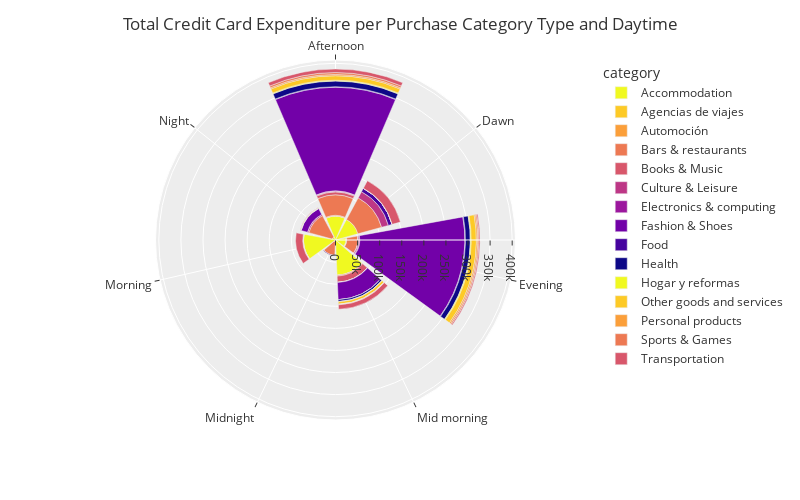

Write notebook code for a chart like this one.
### Code cell
import plotly.express as px
import pandas as pd

fig= px.bar_polar(df10, r="sum_amount", theta = "daytime",
                 color = "category", template = "ggplot2",
                 color_discrete_sequence = px.colors.sequential.Plasma_r)
fig.update_layout(
    title='Total Credit Card Expenditure per Purchase Category Type and Daytime',
    font_size=12,
    legend_font_size=12,
    width=800, 
    height=500
)
fig.show()

### Figure 1 — Plotly figure (JSON) as saved in the notebook; plotly's stock layout.template omitted (floating-point values rounded to 4 significant figures)
{"data": [{"hovertemplate": "category=Accommodation<br>sum_amount=%{r}<br>daytime=%{theta}<extra></extra>", "legendgroup": "Accommodation", "marker": {"color": "#f0f921", "pattern": {"shape": ""}}, "name": "Accommodation", "r": [53980.0, 52540.0, 24030.0, 79900.0, 3987.0, 72530.0, 7773.0], "showlegend": true, "subplot": "polar", "theta": ["Afternoon", "Dawn", "Evening", "Mid morning", "Midnight", "Morning", "Night"], "type": "barpolar"}, {"hovertemplate": "category=Agencias de viajes<br>sum_amount=%{r}<br>daytime=%{theta}<extra></extra>", "legendgroup": "Agencias de viajes", "marker": {"color": "#fdca26", "pattern": {"shape": ""}}, "name": "Agencias de viajes", "r": [117.1, 1362.0, 37.41], "showlegend": true, "subplot": "polar", "theta": ["Afternoon", "Evening", "Mid morning"], "type": "barpolar"}, {"hovertemplate": "category=Automoción<br>sum_amount=%{r}<br>daytime=%{theta}<extra></extra>", "legendgroup": "Automoción", "marker": {"color": "#fb9f3a", "pattern": {"shape": ""}}, "name": "Automoción", "r": [1696.0, 119.6], "showlegend": true, "subplot": "polar", "theta": ["Afternoon", "Evening"], "type": "barpolar"}, {"hovertemplate": "category=Bars & restaurants<br>sum_amount=%{r}<br>daytime=%{theta}<extra></extra>", "legendgroup": "Bars & restaurants", "marker": {"color": "#ed7953", "pattern": {"shape": ""}}, "name": "Bars & restaurants", "r": [46230.0, 55750.0, 25040.0, 2035.0, 30980.0, 408.1, 54930.0], "showlegend": true, "subplot": "polar", "theta": ["Afternoon", "Dawn", "Evening", "Mid morning", "Midnight", "Morning", "Night"], "type": "barpolar"}, {"hovertemplate": "category=Books & Music<br>sum_amount=%{r}<br>daytime=%{theta}<extra></extra>", "legendgroup": "Books & Music", "marker": {"color": "#d8576b", "pattern": {"shape": ""}}, "name": "Books & Music", "r": [6537.0, 674.5, 13840.0], "showlegend": true, "subplot": "polar", "theta": ["Afternoon", "Evening", "Mid morning"], "type": "barpolar"}, {"hovertemplate": "category=Culture & Leisure<br>sum_amount=%{r}<br>daytime=%{theta}<extra></extra>", "legendgroup": "Culture & Leisure", "marker": {"color": "#bd3786", "pattern": {"shape": ""}}, "name": "Culture & Leisure", "r": [1667.0, 15940.0, 2399.0, 259.7, 504.5, 3102.0], "showlegend": true, "subplot": "polar", "theta": ["Afternoon", "Dawn", "Evening", "Mid morning", "Midnight", "Night"], "type": "barpolar"}, {"hovertemplate": "category=Electronics & computing<br>sum_amount=%{r}<br>daytime=%{theta}<extra></extra>", "legendgroup": "Electronics & computing", "marker": {"color": "#9c179e", "pattern": {"shape": ""}}, "name": "Electronics & computing", "r": [770.9, 1315.0, 329.9, 47.97], "showlegend": true, "subplot": "polar", "theta": ["Afternoon", "Evening", "Mid morning", "Night"], "type": "barpolar"}, {"hovertemplate": "category=Fashion & Shoes<br>sum_amount=%{r}<br>daytime=%{theta}<extra></extra>", "legendgroup": "Fashion & Shoes", "marker": {"color": "#7201a8", "pattern": {"shape": ""}}, "name": "Fashion & Shoes", "r": [234900.0, 238100.0, 38890.0, 14830.0], "showlegend": true, "subplot": "polar", "theta": ["Afternoon", "Evening", "Mid morning", "Night"], "type": "barpolar"}, {"hovertemplate": "category=Food<br>sum_amount=%{r}<br>daytime=%{theta}<extra></extra>", "legendgroup": "Food", "marker": {"color": "#46039f", "pattern": {"shape": ""}}, "name": "Food", "r": [1092.0, 8771.0, 1190.0, 181, 1721.0, 668.6], "showlegend": true, "subplot": "polar", "theta": ["Afternoon", "Dawn", "Evening", "Mid morning", "Midnight", "Night"], "type": "barpolar"}, {"hovertemplate": "category=Health<br>sum_amount=%{r}<br>daytime=%{theta}<extra></extra>", "legendgroup": "Health", "marker": {"color": "#0d0887", "pattern": {"shape": ""}}, "name": "Health", "r": [12840.0, 8.74, 10990.0, 3950.0, 18.7, 477.3], "showlegend": true, "subplot": "polar", "theta": ["Afternoon", "Dawn", "Evening", "Mid morning", "Morning", "Night"], "type": "barpolar"}, {"hovertemplate": "category=Hogar y reformas<br>sum_amount=%{r}<br>daytime=%{theta}<extra></extra>", "legendgroup": "Hogar y reformas", "marker": {"color": "#f0f921", "pattern": {"shape": ""}}, "name": "Hogar y reformas", "r": [1976.0, 2019.0, 734.6, 190.4], "showlegend": true, "subplot": "polar", "theta": ["Afternoon", "Evening", "Mid morning", "Night"], "type": "barpolar"}, {"hovertemplate": "category=Other goods and services<br>sum_amount=%{r}<br>daytime=%{theta}<extra></extra>", "legendgroup": "Other goods and services", "marker": {"color": "#fdca26", "pattern": {"shape": ""}}, "name": "Other goods and services", "r": [10120.0, 157.5, 11805, 5366.0, 516.6, 858.8, 738.9], "showlegend": true, "subplot": "polar", "theta": ["Afternoon", "Dawn", "Evening", "Mid morning", "Midnight", "Morning", "Night"], "type": "barpolar"}, {"hovertemplate": "category=Personal products<br>sum_amount=%{r}<br>daytime=%{theta}<extra></extra>", "legendgroup": "Personal products", "marker": {"color": "#fb9f3a", "pattern": {"shape": ""}}, "name": "Personal products", "r": [2886.0, 16, 3180.0, 496.5, 32, 213.5, 300.2], "showlegend": true, "subplot": "polar", "theta": ["Afternoon", "Dawn", "Evening", "Mid morning", "Midnight", "Morning", "Night"], "type": "barpolar"}, {"hovertemplate": "category=Sports & Games<br>sum_amount=%{r}<br>daytime=%{theta}<extra></extra>", "legendgroup": "Sports & Games", "marker": {"color": "#ed7953", "pattern": {"shape": ""}}, "name": "Sports & Games", "r": [4288.0, 2794.0, 1026.0], "showlegend": true, "subplot": "polar", "theta": ["Afternoon", "Evening", "Mid morning"], "type": "barpolar"}, {"hovertemplate": "category=Transportation<br>sum_amount=%{r}<br>daytime=%{theta}<extra></extra>", "legendgroup": "Transportation", "marker": {"color": "#d8576b", "pattern": {"shape": ""}}, "name": "Transportation", "r": [7993.0, 19180.0, 2352.0, 10070.0, 25.75, 16360.0, 624.3], "showlegend": true, "subplot": "polar", "theta": ["Afternoon", "Dawn", "Evening", "Mid morning", "Midnight", "Morning", "Night"], "type": "barpolar"}], "layout": {"barmode": "relative", "font": {"size": 12}, "height": 500, "legend": {"font": {"size": 12}, "title": {"text": "category"}, "tracegroupgap": 0}, "margin": {"t": 60}, "polar": {"angularaxis": {"direction": "clockwise", "rotation": 90}, "domain": {"x": [0, 1], "y": [0, 1]}}, "title": {"text": "Total Credit Card Expenditure per Purchase Category Type and Daytime"}, "width": 800}}
